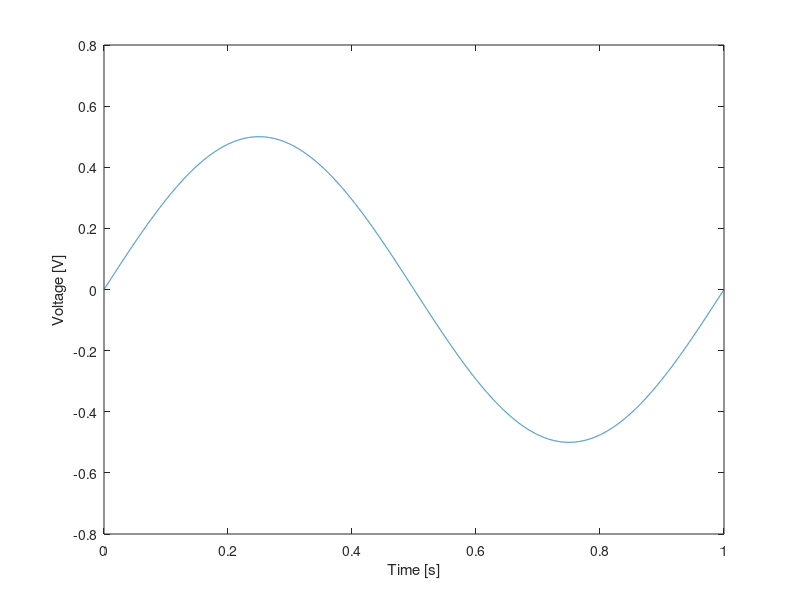

MATLAB code to generate this figure:
%%%%%%%%%%%%%%%%%%%%%%%%%%%%%%%%%%%%%%%%%%%%%%%%%%%%%%%%%%%%%%%%%%%%%%%%%%%
% Data Converter for SIGLENT SDG 1032X Arbitrary Function Generator
% Author:   Luiz Oliveira
% Date:     11/06/2024
%%%%%%%%%%%%%%%%%%%%%%%%%%%%%%%%%%%%%%%%%%%%%%%%%%%%%%%%%%%%%%%%%%%%%%%%%%%

clc
clear all
close all

%%%%%%%%%%%%%%%%%%%%%%%%%%%%%%%%%%%%%%%%%%%%%%%%%%%%%%%%%%%%%%%%%%%%%%%%%%%
% Example of a sinusoidal function
%%%%%%%%%%%%%%%%%%%%%%%%%%%%%%%%%%%%%%%%%%%%%%%%%%%%%%%%%%%%%%%%%%%%%%%%%%%

N = 10000;
FREQ = 2500e3;
AMP = 1;
OFFSET = 0;
PHASE = 0;

%%%%%%%%%%%%%%%%%%%%%%%%%%%%%%%%%%%%%%%%%%%%%%%%%%%%%%%%%%%%%%%%%%%%%%%%%%%
% Example of a sinusoidal function
%%%%%%%%%%%%%%%%%%%%%%%%%%%%%%%%%%%%%%%%%%%%%%%%%%%%%%%%%%%%%%%%%%%%%%%%%%%

t = 0:(1/(N-1)):1;
y = 0.5*sin(2*pi*t)';
plot(t,y)
xlabel('Time [s]')
ylabel('Voltage [V]')

%%%%%%%%%%%%%%%%%%%%%%%%%%%%%%%%%%%%%%%%%%%%%%%%%%%%%%%%%%%%%%%%%%%%%%%%%%%
% Name of the CSV file that will be generated
%%%%%%%%%%%%%%%%%%%%%%%%%%%%%%%%%%%%%%%%%%%%%%%%%%%%%%%%%%%%%%%%%%%%%%%%%%%

fileID = fopen('output.csv','w');

%%%%%%%%%%%%%%%%%%%%%%%%%%%%%%%%%%%%%%%%%%%%%%%%%%%%%%%%%%%%%%%%%%%%%%%%%%%
% Mandatory header in SIGLENT SDG 1032X Format
%%%%%%%%%%%%%%%%%%%%%%%%%%%%%%%%%%%%%%%%%%%%%%%%%%%%%%%%%%%%%%%%%%%%%%%%%%%

fprintf(fileID,'data length,%d\n',N);
fprintf(fileID,'frequency,%d\n',FREQ);
fprintf(fileID,'amp,%.3f\n',AMP);
fprintf(fileID,'offset,%.3f\n',OFFSET);
fprintf(fileID,'phase,%.3f\n',PHASE);
fprintf(fileID,',\n,\n,\n,\n,\n,\n,\n');
fprintf(fileID,'xpos,value\n');

%%%%%%%%%%%%%%%%%%%%%%%%%%%%%%%%%%%%%%%%%%%%%%%%%%%%%%%%%%%%%%%%%%%%%%%%%%%
% Data being saved to CSV file
%%%%%%%%%%%%%%%%%%%%%%%%%%%%%%%%%%%%%%%%%%%%%%%%%%%%%%%%%%%%%%%%%%%%%%%%%%%

for i=1:length(t)
    fprintf(fileID,',%.5f\n',y(i,1));
end
fprintf(fileID,'\n');

fclose(fileID);